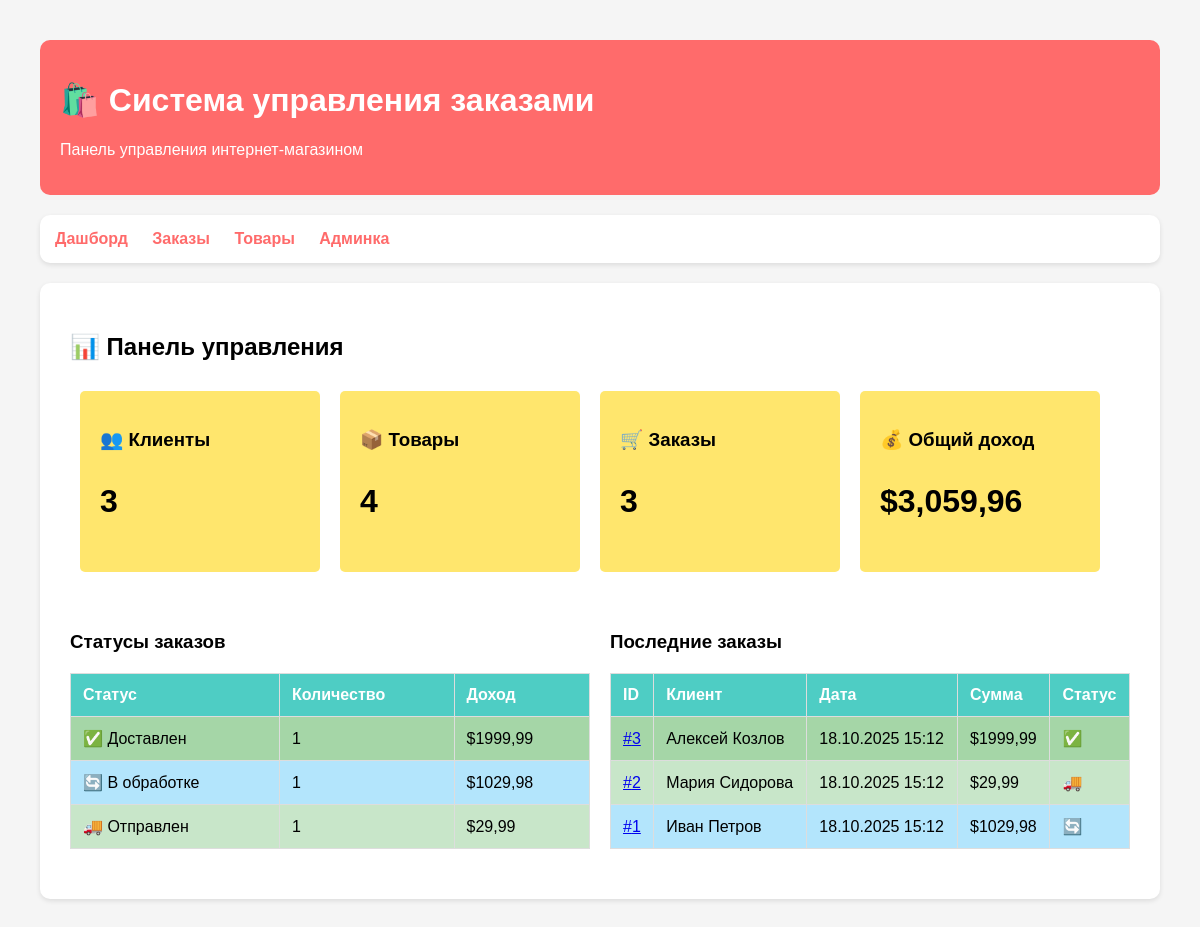
The app's page /lab5/ with its own data.
### lab5/models.py (models this page shows, shortened)
class Order(models.Model):
    STATUS_CHOICES = [
        ('pending', 'Ожидает'),
        ('processing', 'В обработке'),
        ('shipped', 'Отправлен'),
        ('delivered', 'Доставлен'),
        ('cancelled', 'Отменен'),
    ]
    customer = models.ForeignKey(Customer, on_delete=models.CASCADE, verbose_name="Клиент")
    order_date = models.DateTimeField(auto_now_add=True, verbose_name="Дата заказа")
    status = models.CharField(max_length=20, choices=STATUS_CHOICES, default='pending', verbose_name="Статус")
    total_amount = models.DecimalField(max_digits=10, decimal_places=2, default=0, verbose_name="Общая сумма")
    class Meta:
        verbose_name = "Заказ"
        verbose_name_plural = "Заказы"
        ordering = ['-order_date']

class Customer(models.Model):
    name = models.CharField(max_length=100, verbose_name="Имя клиента")
    email = models.EmailField(verbose_name="Email")
    phone = models.CharField(max_length=20, verbose_name="Телефон")
    registration_date = models.DateField(auto_now_add=True, verbose_name="Дата регистрации")
    class Meta:
        verbose_name = "Клиент"
        verbose_name_plural = "Клиенты"

### lab5/views.py (the view)
# urls.py: path('', views.dashboard, name='dashboard'),
def dashboard(request):
    total_customers = Customer.objects.count()
    total_products = Product.objects.count()
    total_orders = Order.objects.count()
    order_stats = Order.objects.aggregate(
        total_revenue=Sum('total_amount'),
        avg_order_value=Avg('total_amount')
    )
    status_stats = Order.objects.values('status').annotate(
        count=Count('id'),
        revenue=Sum('total_amount')
    )
    recent_orders = Order.objects.select_related('customer').order_by('-order_date')[:5]
    context = {
        'total_customers': total_customers,
        'total_products': total_products,
        'total_orders': total_orders,
        'order_stats': order_stats,
        'status_stats': status_stats,
        'recent_orders': recent_orders,
    }
    return render(request, 'lab5/dashboard.html', context)

### templates/lab5/dashboard.html (shortened to what this page needs)
{% extends "lab5/base.html" %}
{% load humanize %}
{% block content %}
<h2>📊 Панель управления</h2>
<div style="display: flex; flex-wrap: wrap; margin-bottom: 30px;">
    <div class="stats-card">
        <h3>👥 Клиенты</h3>
        <p style="font-size: 2em; font-weight: bold;">{{ total_customers }}</p>
    </div>
    <div class="stats-card">
        <h3>📦 Товары</h3>
        <p style="font-size: 2em; font-weight: bold;">{{ total_products }}</p>
    </div>
    <div class="stats-card">
        <h3>🛒 Заказы</h3>
        <p style="font-size: 2em; font-weight: bold;">{{ total_orders }}</p>
    </div>
    <div class="stats-card">
        <h3>💰 Общий доход</h3>
        <p style="font-size: 2em; font-weight: bold;">${{ order_stats.total_revenue|default:0|floatformat:2|intcomma }}</p>
    </div>
</div>
<div style="display: flex; flex-wrap: wrap; gap: 20px;">
    <div style="flex: 1; min-width: 300px;">
        <h3>Статусы заказов</h3>
        <table>
            <thead>
                <tr>
                    <th>Статус</th>
                    <th>Количество</th>
                    <th>Доход</th>
                </tr>
            </thead>
            <tbody>
                {% for stat in status_stats %}
                <tr class="status-{{ stat.status }}">
                    <td>
                        {% if stat.status == 'pending' %}⏳ Ожидает
                        {% elif stat.status == 'processing' %}🔄 В обработке
                        {% elif stat.status == 'shipped' %}🚚 Отправлен
                        {% elif stat.status == 'delivered' %}✅ Доставлен
                        {% elif stat.status == 'cancelled' %}❌ Отменен
                        {% else %}{{ stat.status }}{% endif %}
                    </td>
                    <td>{{ stat.count }}</td>
                    <td>${{ stat.revenue|default:0|floatformat:2 }}</td>
                </tr>
                {% endfor %}
            </tbody>
        </table>
    </div>
    <div style="flex: 1; min-width: 300px;">
        <h3>Последние заказы</h3>
        {% if recent_orders %}
            <table>
                <thead>
                    <tr>
                        <th>ID</th>
                        <th>Клиент</th>
                        <th>Дата</th>
                        <th>Сумма</th>
                        <th>Статус</th>
                    </tr>
                </thead>
                <tbody>
                    {% for order in recent_orders %}
                    <tr class="status-{{ order.status }}">
                        <td><a href="/lab5/orders/{{ order.id }}/">#{{ order.id }}</a></td>
                        <td>{{ order.customer.name }}</td>
                        <td>{{ order.order_date|date:"d.m.Y H:i" }}</td>
                        <td>${{ order.total_amount|floatformat:2 }}</td>
                        <td>
                            {% if order.status == 'pending' %}⏳
                            {% elif order.status == 'processing' %}🔄
                            {% elif order.status == 'shipped' %}🚚
                            {% elif order.status == 'delivered' %}✅
                            {% elif order.status == 'cancelled' %}❌
                            {% endif %}
                        </td>
                    </tr>
                    {% endfor %}
                </tbody>
            </table>
        {% else %}
            <p>Нет заказов</p>
        {% endif %}
    </div>
</div>
{% endblock %}

### templates/lab5/base.html (style rules this page uses)
body { font-family: Arial, sans-serif; margin: 40px; background: #f5f5f5; }
table { border-collapse: collapse; width: 100%; margin: 20px 0; }
th, td { border: 1px solid #ddd; padding: 12px; text-align: left; }
th { background-color: #4ECDC4; color: white; }
.stats-card { background: #FFE66D; padding: 20px; margin: 10px; border-radius: 5px; display: inline-block; min-width: 200px; }
.status-processing { background: #B3E5FC; }
.status-shipped { background: #C8E6C9; }
.status-delivered { background: #A5D6A7; }

### records on screen
Order: id "3", customer.name "Алексей Козлов", order_date "18.10.2025 15:12", total_amount "1999,99"
Order: id "2", customer.name "Мария Сидорова", order_date "18.10.2025 15:12", total_amount "29,99"
Order: id "1", customer.name "Иван Петров", order_date "18.10.2025 15:12", total_amount "1029,98"

### other values on screen
{{ total_customers }} "3"
{{ total_products }} "4"
{{ total_orders }} "3"
{{ order_stats.total_revenue|default:0|floatformat:2|intcomma }} "3,059,96"
{{ stat.count }} "1" "1" "1"
{{ stat.revenue|default:0|floatformat:2 }} "1999,99" "1029,98" "29,99"
